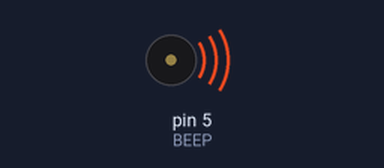
Simulated run of this sketch. Board: Arduino Uno, built with avr-gcc and run on an emulated ATmega328P. Shown: buzzer (waves = sounding).

Above: at 0.2 s.
Timing chart, 0 to 5.2 s (numbered marks = the images above):
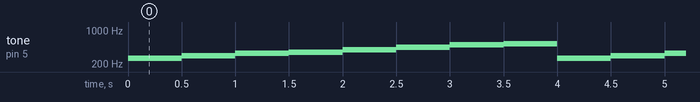

Measured:
- by itself, tone on pin 5 (BEEP): repeats every 4.0 s: 294 Hz 0.50 s, 330 Hz 0.50 s, 350 Hz 0.50 s, 392 Hz 0.50 s, 440 Hz 0.50 s, 492 Hz 0.50 s, 523 Hz 0.50 s, 262 Hz 0.50 s

The sketch:

02.6_beep03.ino
```cpp
const int BEEP = 5;
void setup() {
  pinMode(BEEP,OUTPUT);

}

void loop() {
   tone(BEEP,262); // 도
  delay(500);

  tone(BEEP,294); // 레
  delay(500);

  tone(BEEP,330); // 미
  delay(500);

  tone(BEEP,350); // 파
  delay(500);

  tone(BEEP,392); // 솔
  delay(500);

  tone(BEEP,440); // 라
  delay(500);

  tone(BEEP,492); // 시
  delay(500);

  tone(BEEP,523); // 도
  delay(500);

  noTone(BEEP);

}
```
